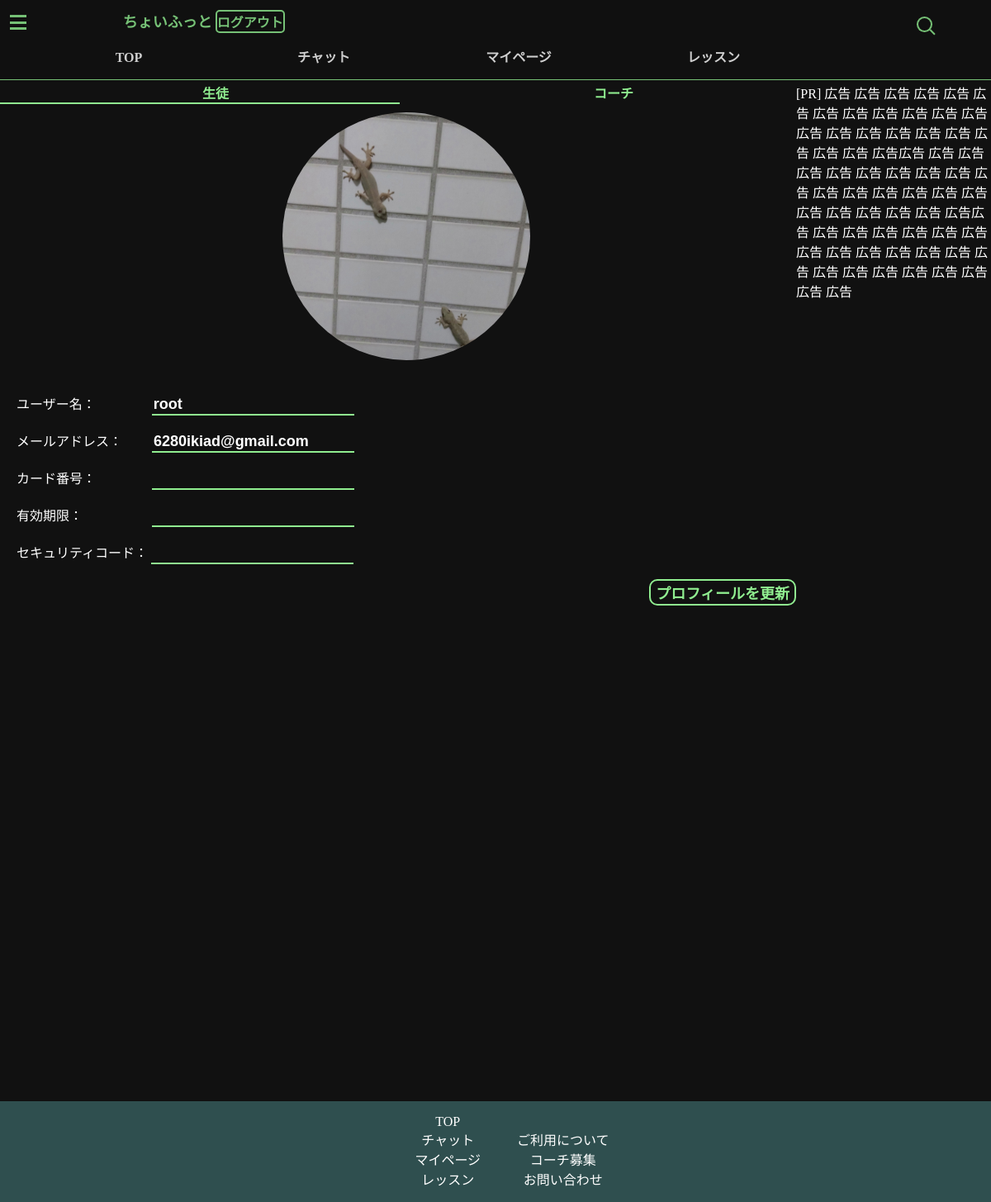
Screenshot of /view/mypage/index.php (signed in) with the database file from the repository.
### tables this page shows
CREATE TABLE `students` (
  `id` int NOT NULL,
  `name` text NOT NULL,
  `mail` varchar(30) NOT NULL,
  `passwd` varchar(20) NOT NULL,
  `prof` varchar(50) DEFAULT 'no-image.jpg'
);

### view/mypage/index.php (the view, shortened to what this page needs)
<!DOCTYPE html>
<html lang="en">
<head>
    <?php include('../../component/head.php');  ?>
    <link rel="stylesheet" href="../../css/layout.css">
</head>
<body>
<?php
include ('../../component/nav.php')
?>
<div class="main">
    <div class="left">
        <div class="coach-student">
            <div class="student" onclick="click_student_border()">生徒</div>
            <span class="student-border" id="student-border"></span>
            <div class="coach" onclick="click_coach_border()">コーチ</div>
        </div>
        <br>
        <br>
            <?php
            $mail=$_SESSION['mail'];
            ?>
        <div id="student-page">
            <?php
            $prof2='no-image.jpg';
            $student_name='生徒アカウントはありません。';
            $stmt=$pdo->query("select * from students where mail='$mail'");
            foreach ($stmt as $row){
                $student_name=$row['name'];
                $prof2=$row['prof'];
                $student=$row['mail'];
            }
            echo ("<div class='student-prof-parent'>
                        <img src='../../img/$prof2' alt='' class='student-prof'>
                    </div>
                    <br><br>
                    <form action=\"\">
                        <label for=''>ユーザー名：　　　　</label>
                        <input class='form-item' type='text' value=$student_name><br><br>
                        <label for=''>メールアドレス：　　</label>
                        <input class='form-item' type='text' value=$student><br><br>
                        <label for=''>カード番号：　　　　</label>
                        <input class='form-item' type='text'><br><br>
                        <label for=''>有効期限：　　　　　</label>
                        <input class='form-item' type='text'><br><br>
                        <label for=''>セキュリティコード：</label>
                        <input class='form-item' type='text'><br><br>
                        <input class='form-btn' style='float: right' type='submit' value='プロフィールを更新'>
</form>
            ");
            ?>
        </div>
    </div>
    <div class="right">
        <?php include('../../component/pr.php');  ?>
    </div>
</div>
<?php
include ('../../component/footer.php')
?>
</body>
</html>

### css/layout.css (style rules this page uses)
body { max-width: 100%; background: #111111; margin: 0; }
.main { width: 100%; display: flex; padding-bottom: 50%; }
.left { width: 80%; margin-top: 100px; color: white; padding-left: 20px ; }
.right { color: white; width: 20%; margin-top: 100px; }
.student-prof-parent { text-align: center; }
.student-prof { width: 300px; height: 300px; object-fit: cover; border-radius: 50%; }
.all,.favo,.coach,.student { cursor: pointer; }
.coach-student,.all-favo { width: calc(100% + 20px); float: left; display: flex; position: relative; }
.coach,.student,.all,.favo { width: 50%; text-align: center; color: lightgreen; font-weight: bold; }
.student-border,.student-border2,.all-border { position: absolute; top: 100%; left: -20px; width: 50%; border: 1px solid lightgreen; }
.form-item { border-top: none; border-right: none; border-left: none; border-bottom: 2px solid lightgreen; background: none; font-size: large; font-weight: bold; color: white; }
.form-btn { border: lightgreen solid 2px; color:lightgreen; background: none; font-weight: bold; text-decoration: none; border-radius: 10px; font-size: large; }

### rows the page displays
students: prof (placeholder picture), name "root", mail "6280ikiad@gmail.com"
